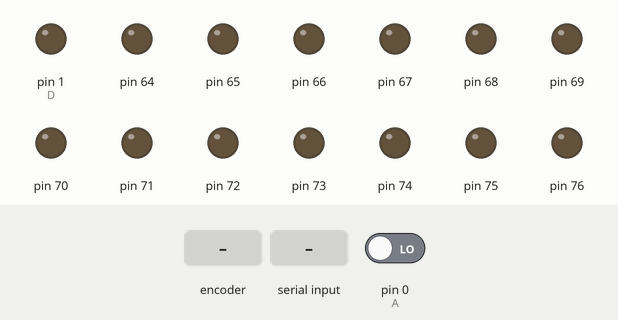
Simulated run of this sketch. Board: Arduino Mega 2560, built for the host (arithmetic inside an expression is 32-bit, double 64-bit). Parts: output pins drawn as LEDs (lit = HIGH). Dashed ring = blinking. The test bench sets the inputs (shaded band); at power-on: pin 0 (A) LOW. What the sketch prints to the serial monitor is not drawn.

Above: at 1.2 s.
1.3 s: rotary encoder on pin 0 (A) / pin 8 (B) turned 3 steps (first pin leading)
At 1.42 s:
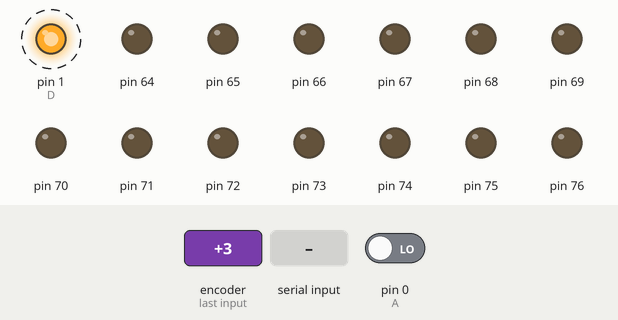
At 2.2 s:
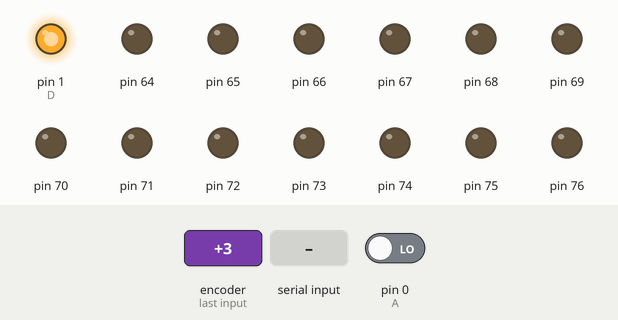
3.4 s: ";" received over the second serial link
Timing chart, 0 to 6.4 s (numbered marks = the images above; inputs shaded):
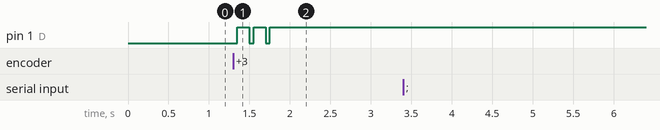

The sketch:

CATFreqread_to_BCD.ino
```cpp
/* this software is alpha!!
only CAT Data read from Flex 6x00
*/


#include "Arduino.h"
#include "PCF8575.h"          // https://github.com/xreef/PCF8575_library
#include <SoftwareSerial.h>

SoftwareSerial cat_ser(5, 6); // RX, TX

PCF8575 pcf8575(0x20);


char inputByte;
String inputbuffer = "";
bool readComplete = false;

byte band = 9;
int A = 7;
int B = 8;
int C = 9;
int D = 10;

bool TX_in = 2;
bool TX_out = 3;
int TX_ok = false;

bool pcf_a0;
bool pcf_a1;
bool pcf_a2;
bool pcf_a3;
bool pcf_a4;
bool pcf_a5;
bool pcf_a6;
bool pcf_a7;

bool pcf_b0;
bool pcf_b1;
bool pcf_b2;
bool pcf_b3;
bool pcf_b4;
bool pcf_b5;
bool pcf_b6;
bool pcf_b7;
byte pcf_a;
byte pcf_b;

byte bcdoutputPins[] {7,8,9,10};

/*byte yaesu_bcd [16][4]={   //BCD table -- yaesu_bcd [band][A,B,C;D]
{0,0,0,0},
{0,0,0,1},    //160m
{0,0,1,0},    //80m
{0,0,1,1},    //60/40m
{0,1,0,0},    //30m
{0,1,0,1},    //20m
{0,1,1,0},    //17m
{0,1,1,1},    //15m
{1,0,0,0},    //12m
{1,0,0,1},    //10m
{1,0,1,0},    //6m
{1,0,1,1},    //4m
{1,1,0,0},    //2m
{1,1,0,1},    //70cm
{1,1,1,0},    //23cm
{1,1,1,1},
};*/


float yaesu_bcd [16][4]={   //BCD table -- yaesu_bcd [band][A,B,C;D]
{A=0,B=0,C=0,D=0},
{A=0,B=0,C=0,D=1},    //160m
{A=0,B=0,C=1,D=0},    //80m
{A=0,B=0,C=1,D=1},    //60/40m
{A=0,B=1,C=0,D=0},    //30m
{A=0,B=1,C=0,D=1},    //20m
{A=0,B=1,C=1,D=0},    //17m
{A=0,B=1,C=1,D=1},    //15m
{A=1,B=0,C=0,D=0},    //12m
{A=1,B=0,C=0,D=1},    //10m
{A=1,B=0,C=1,D=0},    //6m
{A=1,B=0,C=1,D=1},    //4m
{A=1,B=1,C=0,D=0},    //2m
{A=1,B=1,C=0,D=1},    //70cm
{A=1,B=1,C=1,D=0},    //23cm
{A=1,B=1,C=1,D=1},
};

void setup(){
  Serial.begin(9600);       //Debug Serial
  Serial1.begin(9600);      //CAT Serial Flex
  cat_ser.begin(9600);      //CAT Serial optional

// pinMode BCD
  pinMode(A, OUTPUT);
  pinMode(B, OUTPUT);
  pinMode(C, OUTPUT);
  pinMode(D, OUTPUT);
//  pinMode TX
  pinMode(TX_in, INPUT_PULLUP);
  pinMode(TX_out, OUTPUT);
// PCF8575
  // Set pinMode to OUTPUT
  for(int i=0;i<16;i++) {
    pcf8575.pinMode(i, OUTPUT);
  }
  pcf8575.begin();

}   //end setup

void loop() {


      if (Serial1.available() > 0) {
        inputByte = (char) Serial1.read();
        inputbuffer += inputByte;
        if (inputByte == ';') {
        readComplete = true;
        }
      }


    if (readComplete) {
        String input_str = inputbuffer;
        String freq ;
        freq = input_str.substring(4,13);


    if (freq>= "470000000"){          // 23cm Band selcted
      band = 14;
      bcdoutputPins[4] = band;}
          else if (freq >= "150000000"){  // 70cm Band selcted
        band = 13;
        bcdoutputPins[4] = band;}
      else if (freq >= "074000000"){  // 2m Band selcted
        band = 12;
        bcdoutputPins[4] = band;}
      else if (freq >= "054000000"){  // 4m Band selcted
        band = 11;
        bcdoutputPins[4] = band;}
      else if (freq >= "030000000"){  // 6m Band selcted
        band = 10;
        bcdoutputPins[4] = band;}
      else if (freq >= "028000000"){  // 10m Band selcted
        band = 9;
        bcdoutputPins[4] = band;}
      else if (freq >= "024000000"){  // 12 Band selcted
        band = 8;
        bcdoutputPins[4] = band;}
      else if (freq >= "020000000"){  // 15m Band selcted
        band = 7;
        bcdoutputPins[4] = band;}
      else if (freq >= "015000000"){  // 17m Band selcted
        band = 6;
        bcdoutputPins[4] = band;}
      else if (freq >= "012000000"){  // 20m Band selcted
        band = 5;
        bcdoutputPins[4] = band;}
      else if (freq >= "009000000"){  // 30 Band selcted
        band = 4;
        bcdoutputPins[4] = band;}
      else if (freq >= "005000000"){  // 60/40m Band selcted
        band = 3;
        bcdoutputPins[4] = band;}
      else if (freq >= "002000000"){  // 80m Band selcted
        band = 2;
        bcdoutputPins[4] = band;}
      else if (freq >= "001700000"){  // 160m Band selcted
        band = 1;
        bcdoutputPins[4] = band;}
      else {
        band = 0;
        bcdoutputPins[4] = band;}                    // no Band selcted

        Serial.print("freq_Hz=");
        Serial.println(freq);
        Serial.print("Band=");
        Serial.println(band);
        Serial.print("Outputbyte=");
        Serial.println(bcdoutputPins[4], BIN);
        Serial.flush();
        pcf8575_write();

        inputbuffer = "";
        readComplete = false;
      }

    if (band = 0){
        TX_ok = false;}
      else {
        TX_ok = true;}

    if((TX_ok)&&digitalRead(TX_in==LOW)){
        digitalWrite(TX_out,HIGH);}
      else{
        digitalWrite(TX_out,LOW);}

  } //end loop

//Test############################
  void pcf8575_write() {
  static int pin = 0;
  /*pcf8575.digitalWrite(pin, HIGH);
  delay(100);
  pcf8575.digitalWrite(pin, LOW);
  delay(100);
  pin++;
  if (pin > 15) pin = 0;*/

      digitalWrite(A,A);
      digitalWrite(B,B);
      digitalWrite(C,C);
      digitalWrite(D,D);

  } //end subloop
```

Measured:
- after the input at 1.3 s, pin 1 (D): alternates HIGH for 0.15 s and LOW for 0.05 s, 5 changes in all, then stays HIGH, starting after 0.05 s
- after the input at 3.4 s, every drawn part: stays the same
